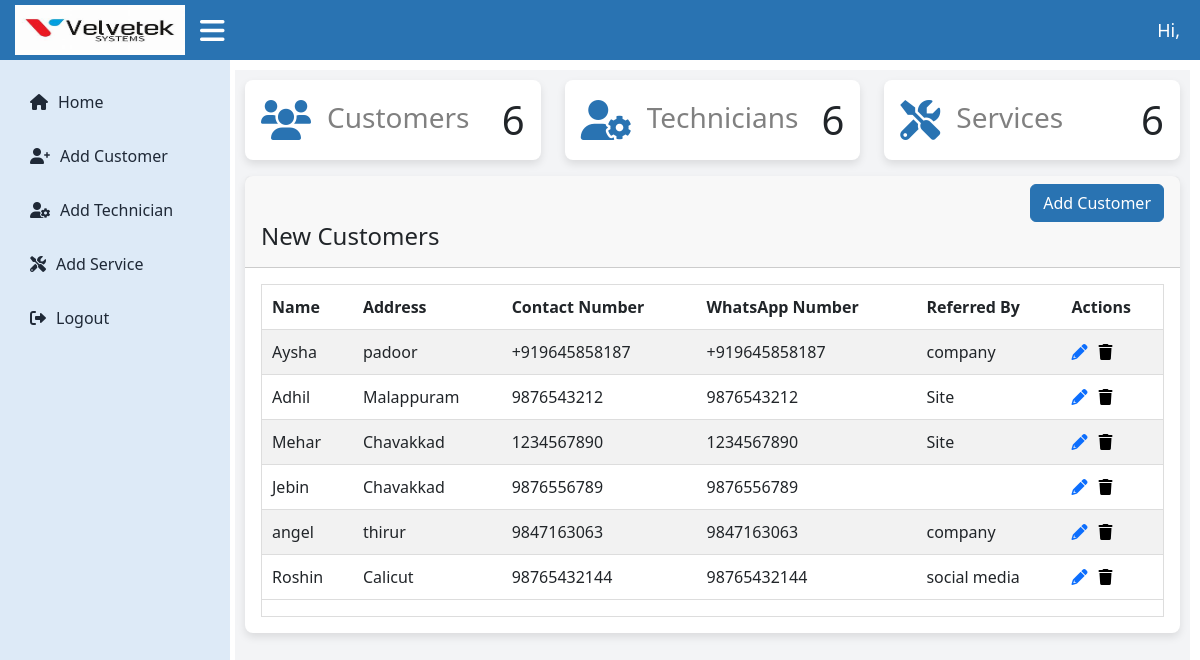
Before: /velvetekapp/customer/new/ with the older database file.
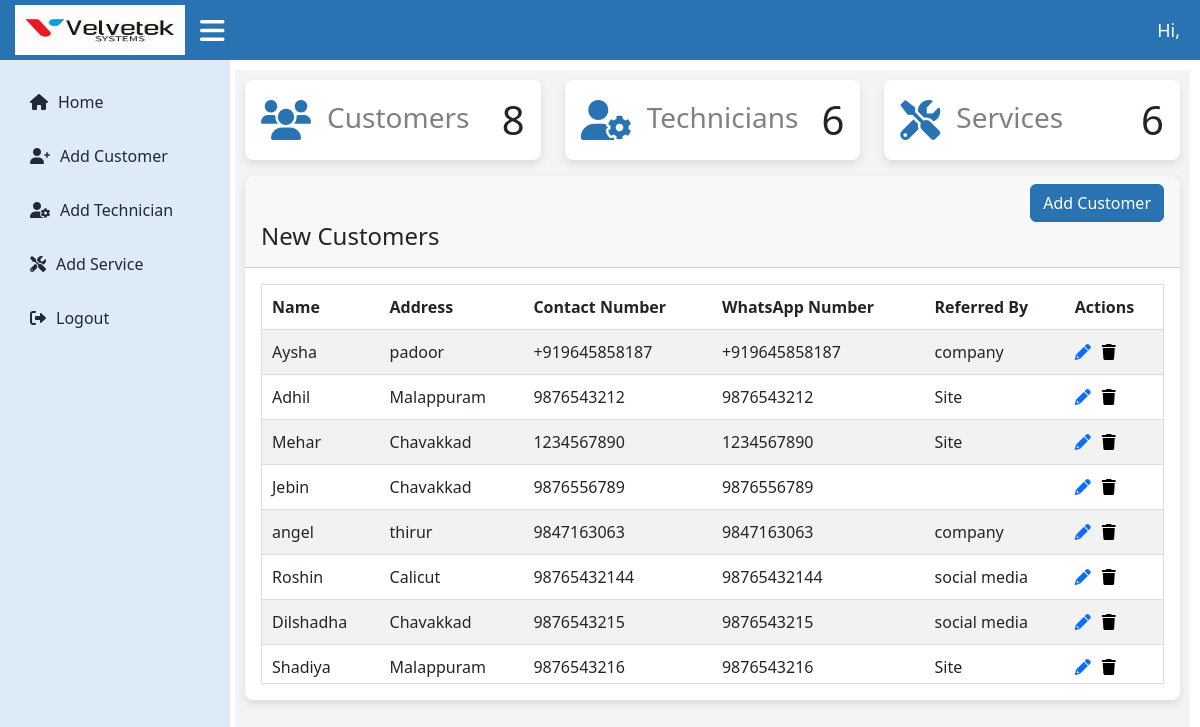
After: the same page with the newer database file.
### velvetekapp/models.py (models this page shows)
class Customer(models.Model):
    name=models.CharField(max_length=255)
    address = models.TextField()
    contact_number = models.CharField(max_length=15,unique=True)
    whatsapp_number = models.CharField(max_length=15)
    referred_by =models.CharField(max_length=255)

### velvetekapp/views.py (the view)
# urls.py: path('customer/new/',views.new_customer,name='new_customer'),
def new_customer(request):
    customers=Customer.objects.all()
    customer_count = Customer.objects.count()
    total_services = Apply.objects.count()
    technician_count = CustomUser.objects.filter(role='technician').count()
    context = {
        'customers':customers,
        'customer_count': customer_count,
        'total_services': total_services,
        'technician_count': technician_count,
    }
    return render(request,'new_customer.html',context)

### templates/new_customer.html (shortened to what this page needs)
{% extends 'admin_dashboard.html' %}
{% block content %}
<div class="container">
  <div class="page-inner">
    <div class="row">
      <div class="col-md-12">
        <div class="card">
          <div class="card-header">
            <div class="ms-md-auto py-2 py-md-0 text-end">
              <a href="#" class="btn btn-primary" onclick="openCustomerModal()"> Add Customer</a>
            </div>
            <h4 class="card-title">New Customers</h4>
          </div>
          <div class="card-body">
            <div class="table-responsive" style="max-height: 400px; overflow-x: auto; overflow-y: auto; white-space: nowrap;">
              <table id="basic-datatables" class="display table table-striped table-hover">
                <thead>
                  <tr>
                    <th>Name</th>
                    <th>Address</th>
                    <th>Contact Number</th>
                    <th>WhatsApp Number</th>
                    <th>Referred By</th>
                    <th>Actions</th>
                  </tr>
                </thead>
                <tbody>
                  {% for customer in customers %}
                  <tr>
                    <td>{{ customer.name }}</td>
                    <td>{{ customer.address }}</td>
                    <td>{{ customer.contact_number }}</td>
                    <td>{{ customer.whatsapp_number }}</td>
                    <td>{{ customer.referred_by }}</td>
                    <td>
                      <div style="display: flex; align-items: center;">
                        <a href="{% url 'update_customer' customer.id %}" class="edit-customer-btn" data-bs-toggle="modal" data-bs-target="#updateCustomerModal{{ customer.id }}">
                            <i class="fa fa-pencil-alt" aria-hidden="true" title="Update"></i>
                        </a>
                <form method="post" action="{% url 'delete_customer' customer.id %}" style="display:inline-block; margin-left:5px;">
                    <button type="button"  class="icon-link delete-icon" title="Delete" data-bs-toggle="modal" data-bs-target="#deleteCustomerModal{{ customer.id }}">
                      <i class="fa fa-trash" aria-hidden="true"></i>
                    </button>
                </form>
                    </div>
                    </td>
                  </tr>
                  {% endfor %}
                </tbody>
              </table>
            </div>
          </div>
        </div>
      </div>
    </div>
      </div>
    </div>
  </div>
</div>
{% endblock %}

Changed rows visible on the page:
added Customer: name "Dilshadha", address "Chavakkad", contact_number "9876543215", whatsapp_number "9876543215", referred_by "social media"
added Customer: name "Shadiya", address "Malappuram", contact_number "9876543216", whatsapp_number "9876543216", referred_by "Site"
Other visible differences:
{{ customer_count }}: "6" → "8"
